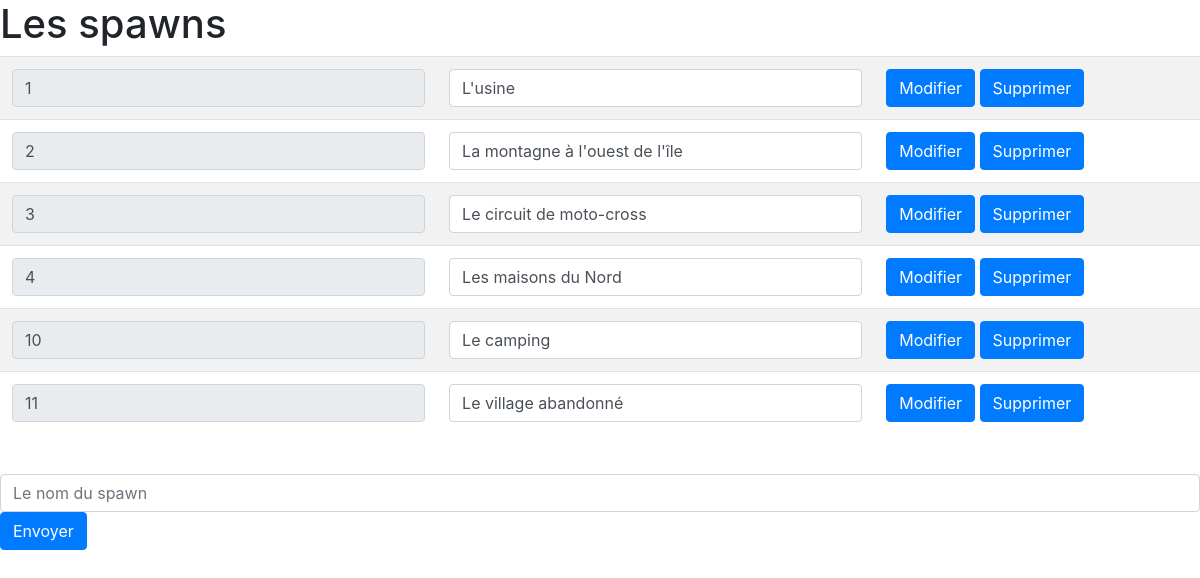
The page /add.php on the database its author committed.
### tables this page shows
CREATE TABLE IF NOT EXISTS `spawn` (
  `id` int(11) NOT NULL AUTO_INCREMENT,
  `name` varchar(255) NOT NULL,
  `image` varchar(255) NOT NULL,
  PRIMARY KEY (`id`)
);

### add.php (the view, shortened to what this page needs)
<?php
require('db.php');
?>
<html>
  <head>
    <link rel="stylesheet" href="https://stackpath.bootstrapcdn.com/bootstrap/4.3.1/css/bootstrap.min.css">
  </head>
  <body>
    <h1>Les spawns</h1>
    <?php
    $query = $db->prepare("SELECT * FROM spawn");
    $query->execute();
    if($query) {
      $query = $query->fetchAll();
    }
    ?>
    <table class="table table-striped">
      <tbody>
        <?php
        foreach ($query as $spawn) { ?>
        <tr>
          <form action="add.php" method="post">
            <th scope="row"><input type="text" class="form-control" value="<?= $spawn['id'] ?>" name="spawnid" readonly></th>
            <td><input class="form-control" type="text" value="<?= $spawn['name'] ?>" name="spawnname"></td>
            <td>
              <button type="submit" name="modify" class="btn btn-primary">Modifier</button>
              <button type="submit" name="delete" class="btn btn-primary">Supprimer</button>
            </td>
          </form>
        </tr>
        <?php }
        ?>
      </tbody>
    </table>
    <br />
    <form action="add.php" method="post">
      <input class="form-control" type="text" name="name" placeholder="Le nom du spawn" />
      <button type="submit" class="btn btn-primary">Envoyer</button>
    </form>
  </body>
</html>

### rows shown on the page
spawn: spawnid "1", spawnname "L'usine"
spawn: spawnid "2", spawnname "La montagne à l'ouest de l'île"
spawn: spawnid "3", spawnname "Le circuit de moto-cross"
spawn: spawnid "4", spawnname "Les maisons du Nord"
spawn: spawnid "10", spawnname "Le camping"
spawn: spawnid "11", spawnname "Le village abandonné"
